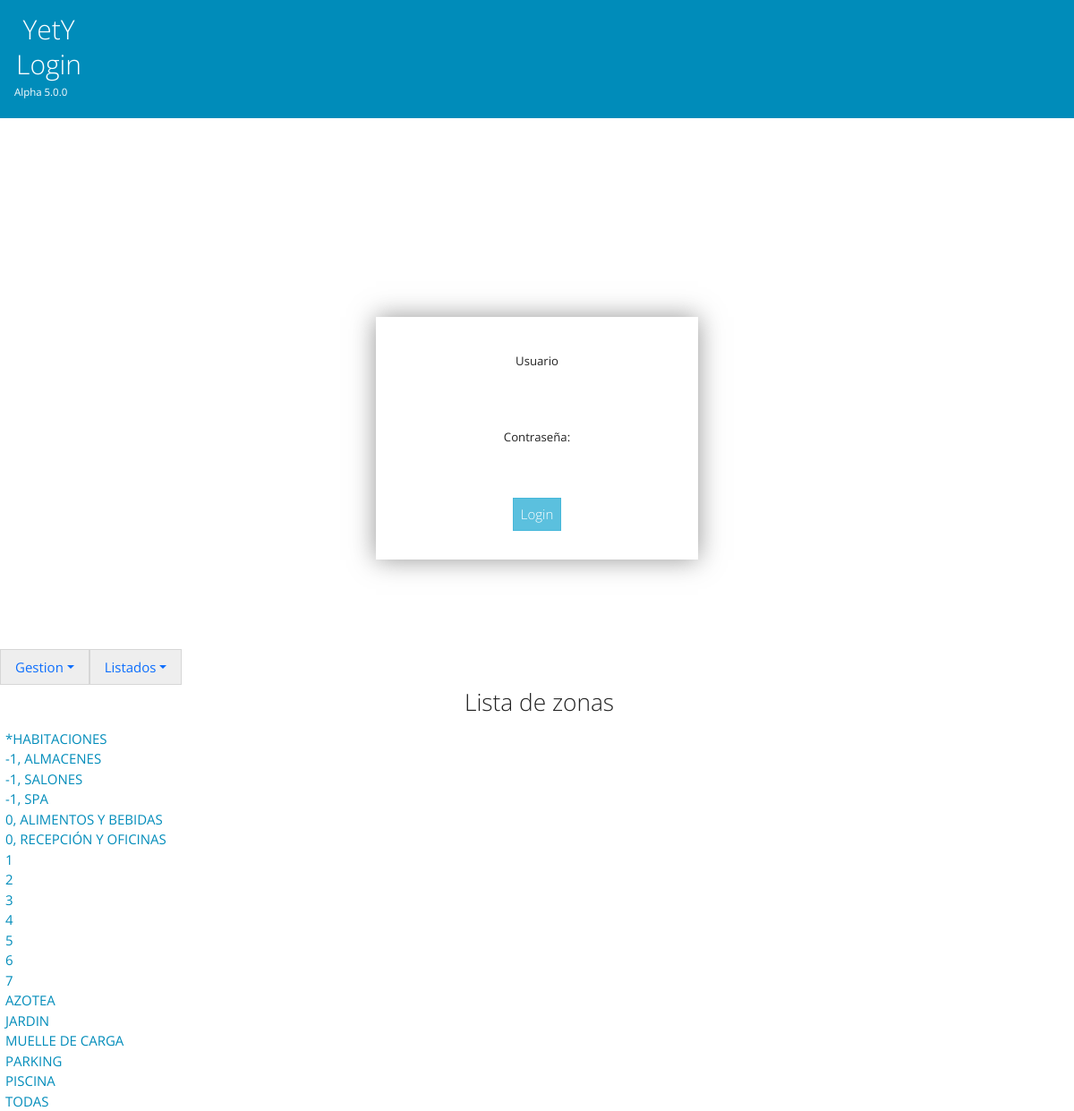
/espacios/zonas_list/, run on the app's committed database.
### espacios/models.py (models this page shows, shortened)
class Zonas (models.Model):
    nombre=models.CharField(default='' ,null=False,max_length=50,verbose_name='Nombre de la zona', help_text="Nombre de la ubicacion",blank=True)
    departamento=models.ManyToManyField('Departamentos',  max_length=50,verbose_name='departamento de',  help_text="departamento de" ,blank=True)
    class Meta:
            ordering = ["nombre"]

### espacios/views.py (the view)
class zonas_list (ListView): # Lista de departamentos
    model = Zonas
    fields= '__all__'
    template_name = 'zonas_list.html'
    ordering = ['nombre']
    paginate_by = 25
    context_object_name = 'list' # Esto es lo que envía al template

### espacios/templates/zonas_list.html
<!doctype html>
<html lang="es">
{% extends "base.html" %}
{% block content %}
{% load static %}
{% include 'navbar_espacios.html'%}
<form method="POST" class="post-form">{% csrf_token %}
<div class="container_fluid" style="padding-left: 5px" >
  <div style= "display: flex ;  padding: 5px; justify-content :center; text-align: center; ">
    <h3>Lista de zonas</h3>
  </div>
{% for  list in list  %}
  <div class="row">
    <div style= 'padding-left: 1rem;'>  <a href="/espacios/zonas_edit/{{ list.id }}" >{{ list.nombre }} </a>  </div>
   </div>
{% endfor %}
</div>
</form>
{% endblock %}

### cabecera/static/css/start.css (style rules this page uses)
h1, h2, h3 { text-align: center; margin: 5px; }

### data on the page
Zonas: nombre "*HABITACIONES"
Zonas: nombre "-1, ALMACENES"
Zonas: nombre "-1, SALONES"
Zonas: nombre "-1, SPA"
Zonas: nombre "0, ALIMENTOS Y BEBIDAS"
Zonas: nombre "0, RECEPCIÓN Y OFICINAS"
Zonas: nombre "1"
Zonas: nombre "2"
Zonas: nombre "3"
Zonas: nombre "4"
Zonas: nombre "5"
Zonas: nombre "6"
Zonas: nombre "7"
Zonas: nombre "AZOTEA"
Zonas: nombre "JARDIN"
Zonas: nombre "MUELLE DE CARGA"
Zonas: nombre "PARKING"
Zonas: nombre "PISCINA"
Zonas: nombre "TODAS"
